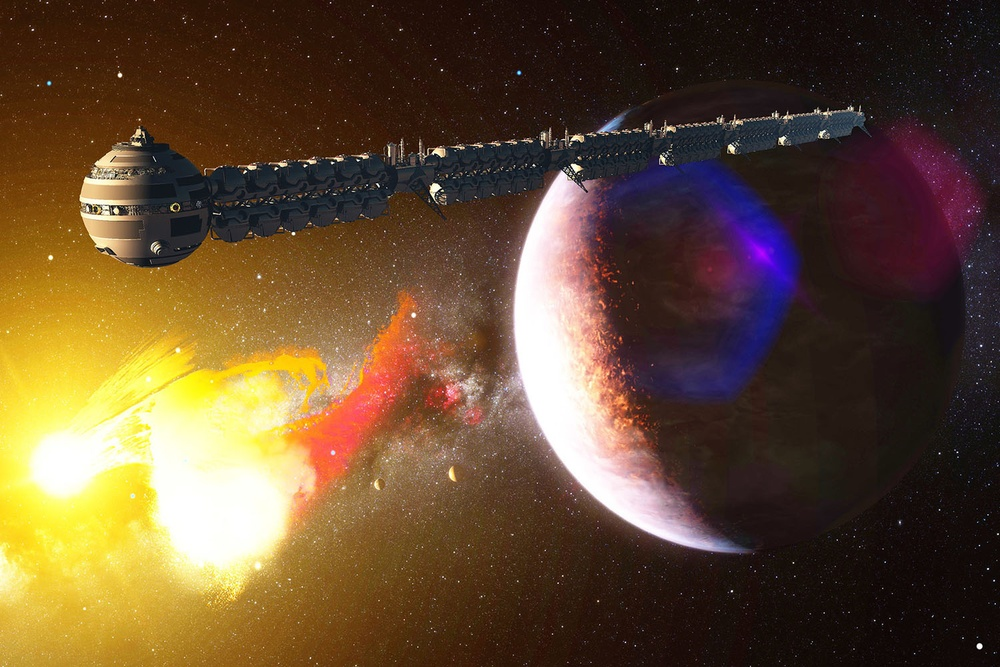
#> input picture relatorio8/img1.jpg, 1000 x 667 px, shrunk from 1500 x 1000 before the run
$ python ex1.py
#> lines starting #> are read from the running program, lines starting #| are printed output that depends on the picture
import matplotlib.pyplot as plt
import numpy as np
from PIL import Image

# Mais uma forma de aplicar threshold:
def threshold(img, thresh):
    out = img.copy()
    out[img >  thresh] = 255
    out[img <= thresh] = 0
    return out

img1 = np.array(Image.open("img1.jpg"))[:, :, :3]
#> img1 is the input picture: shape (667, 1000, 3); mean R, G, B 100.2, 76.5, 50.4
img2 = np.array(Image.open("img2.jpg"))[:, :, :3]
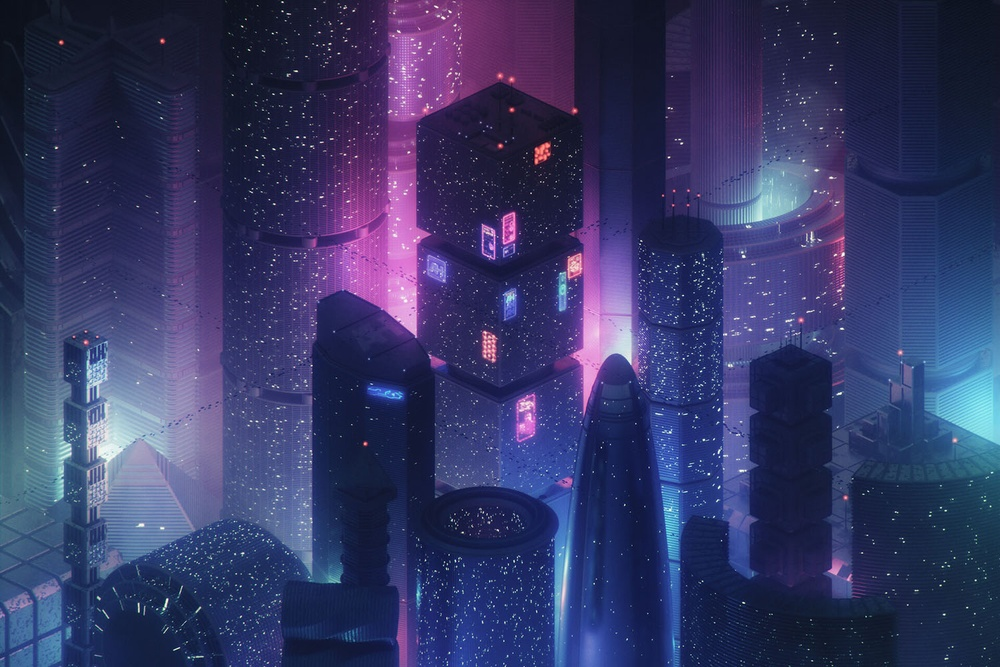
#> input picture relatorio8/img2.jpg, 1000 x 667 px, shrunk from 1500 x 1000 before the run
#> img2 is the input picture: shape (667, 1000, 3); mean R, G, B 53.4, 56.6, 101.8

bin1 = threshold(img1, 63)
bin2 = threshold(img2, 63)

bin1_not = np.bitwise_not(bin1)
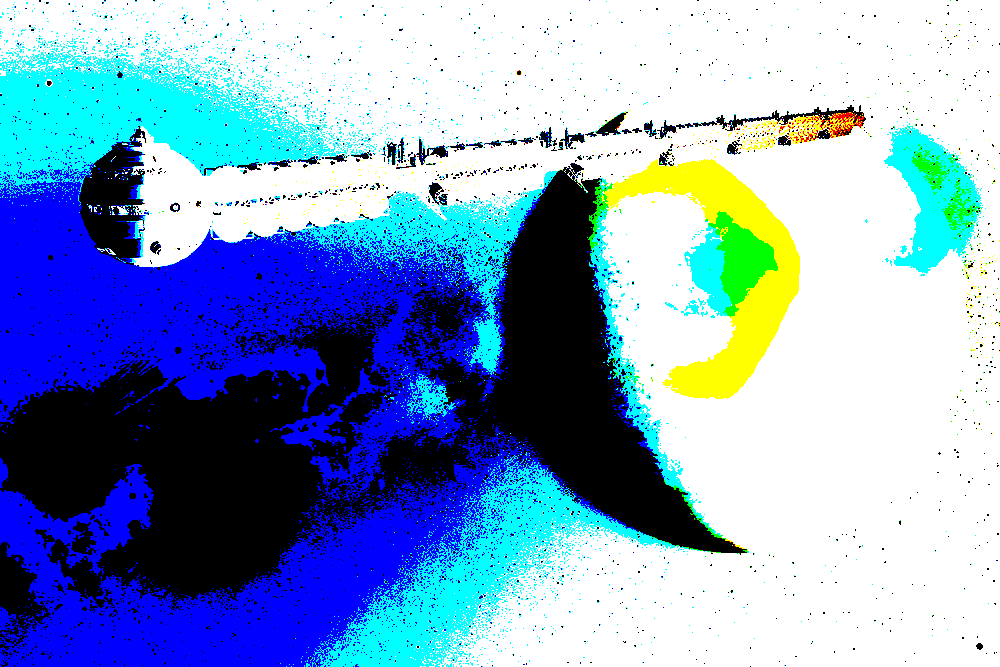
#> bin1_not: shape (667, 1000, 3); mean R, G, B 130.5, 160.4, 197.8
bin2_not = np.invert(bin2)
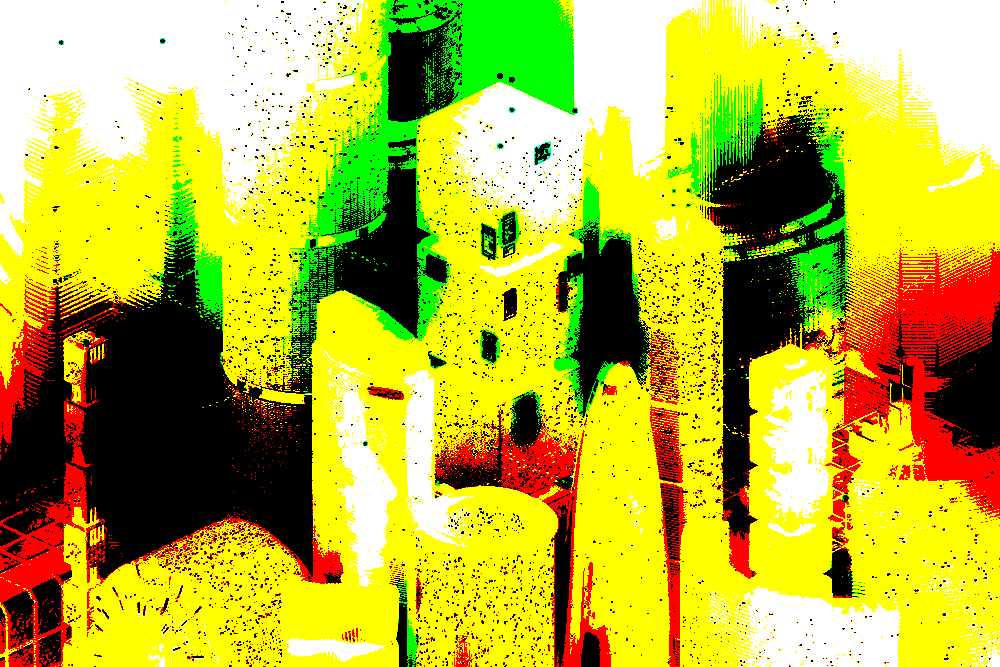
#> bin2_not: shape (667, 1000, 3); mean R, G, B 184.7, 180.5, 50.5

#------------------XOR-------------------------
bin_xor = np.bitwise_xor(bin1, bin2)
# Ou:
#bin_or = bin1 ^ bin2

bin_xor_2 = bin1_not ^ bin2_not
# Ou:
#bin_or_2 = np.bitwise_xor(bin1_not, bin2_not)

plt.figure(figsize=(16, 16))
plt.subplot(3, 2, 1)
plt.imshow(bin1, cmap='gray')
plt.subplot(3, 2, 2)
plt.imshow(bin1_not, cmap='gray')

plt.subplot(3, 2, 3)
plt.imshow(bin2, cmap='gray')
plt.subplot(3, 2, 4)
plt.imshow(bin2_not, cmap='gray')

plt.subplot(3, 2, 5)
plt.imshow(bin_xor, cmap='gray')
plt.subplot(3, 2, 6)
plt.imshow(bin_xor_2, cmap='gray')
plt.show()

#--------------------OR----------------------------------------------------
bin_or = np.bitwise_or(bin1, bin2)
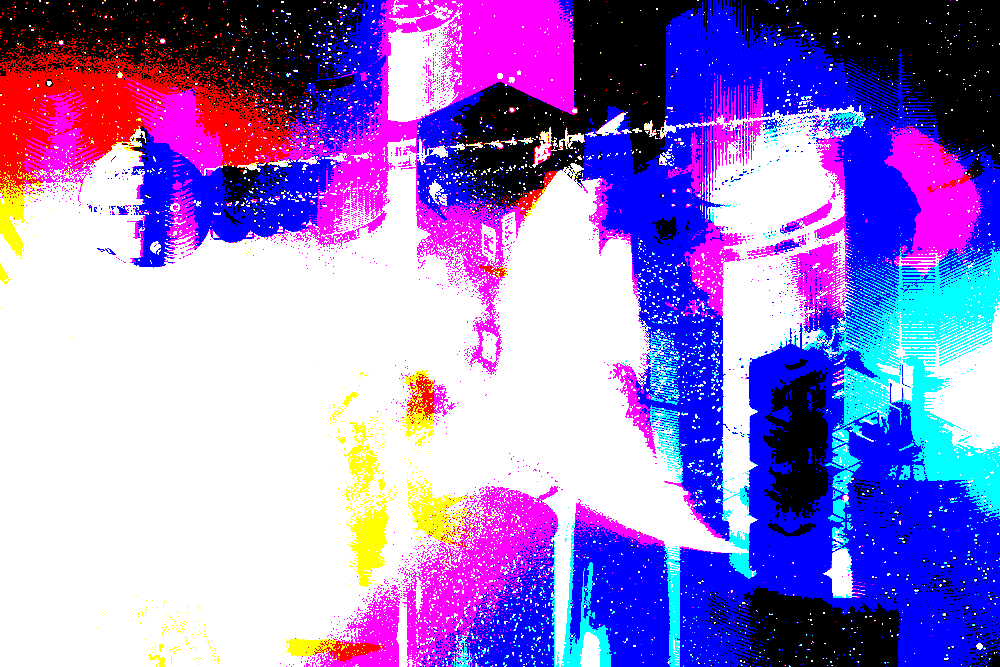
#> bin_or: shape (667, 1000, 3); mean R, G, B 154.5, 129.5, 208.1
# Ou:
#bin_or = bin1 | bin2

bin_or_2 = bin1_not | bin2_not
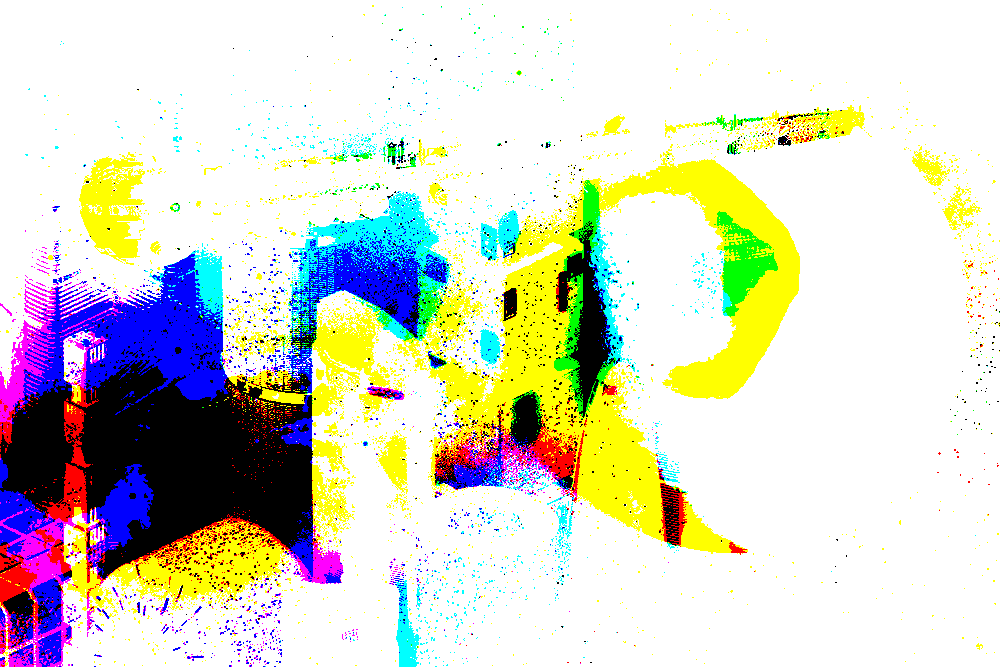
#> bin_or_2: shape (667, 1000, 3); mean R, G, B 214.8, 215.4, 201.5
# Ou:
#bin_or_2 = np.bitwise_or(bin1_not, bin2_not)

plt.figure(figsize=(16, 16))
plt.subplot(3, 2, 1)
plt.imshow(bin1, cmap='gray')
plt.subplot(3, 2, 2)
plt.imshow(bin1_not, cmap='gray')

plt.subplot(3, 2, 3)
plt.imshow(bin2, cmap='gray')
plt.subplot(3, 2, 4)
plt.imshow(bin2_not, cmap='gray')

plt.subplot(3, 2, 5)
plt.imshow(bin_or, cmap='gray')
plt.subplot(3, 2, 6)
plt.imshow(bin_or_2, cmap='gray')
plt.show()

#----------------------AND----------------------
bin_and = np.bitwise_and(bin1, bin2)
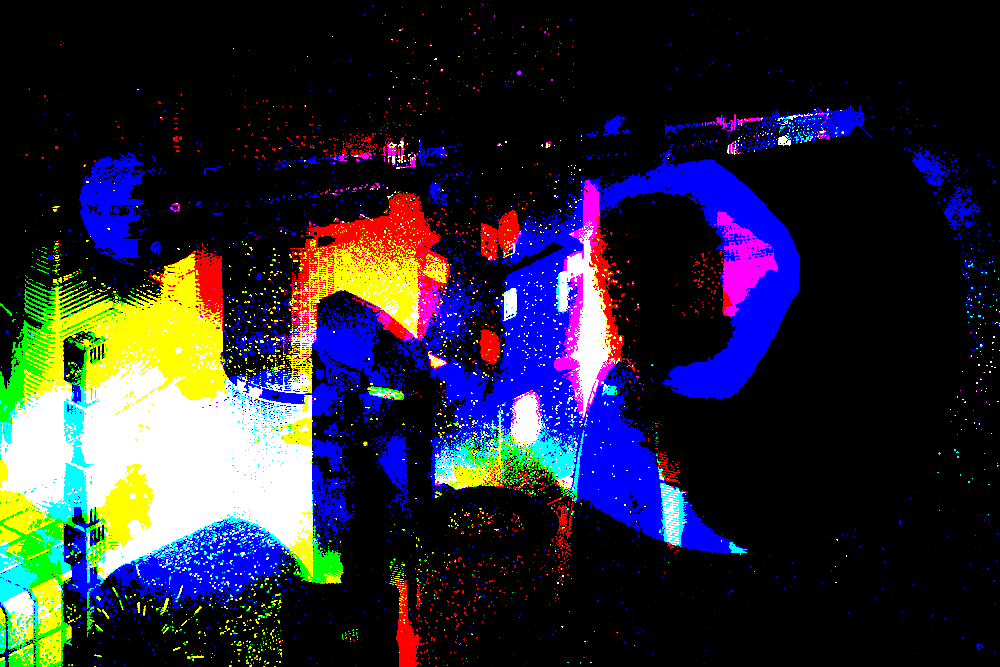
#> bin_and: shape (667, 1000, 3); mean R, G, B 40.2, 39.6, 53.5
# Ou:
#bin_and = bin1 & bin2

bin_and_2 = bin1_not & bin2_not
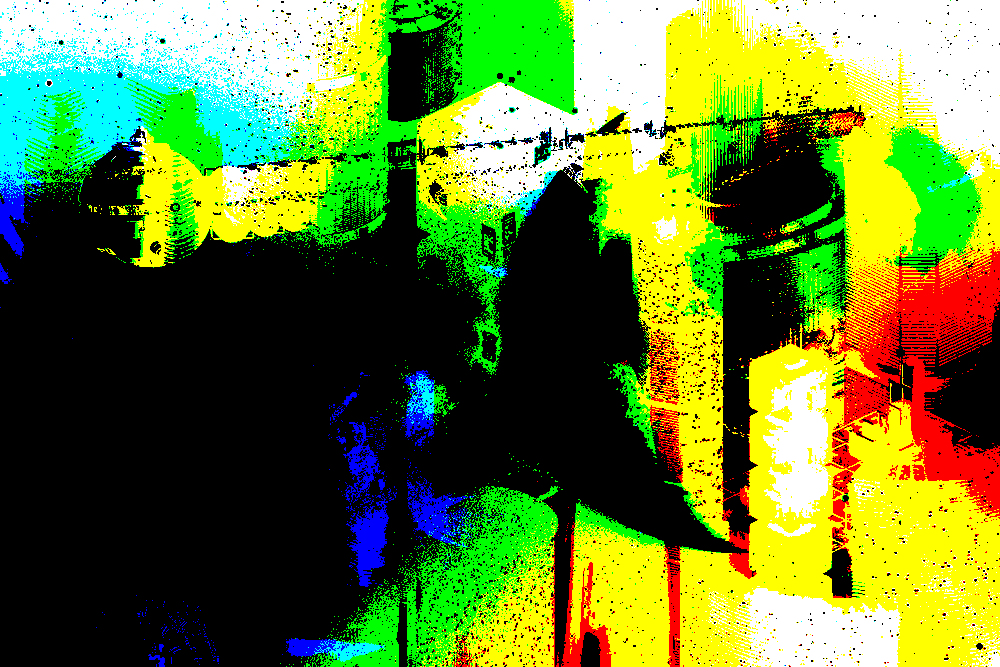
#> bin_and_2: shape (667, 1000, 3); mean R, G, B 100.5, 125.5, 46.9
# Ou:
#bin_and_2 = np.bitwise_and(bin1_not, bin2_not)

plt.figure(figsize=(16, 16))
plt.subplot(3, 2, 1)
plt.imshow(bin1, cmap='gray')
plt.subplot(3, 2, 2)
plt.imshow(bin1_not, cmap='gray')

plt.subplot(3, 2, 3)
plt.imshow(bin2, cmap='gray')
plt.subplot(3, 2, 4)
plt.imshow(bin2_not, cmap='gray')

plt.subplot(3, 2, 5)
plt.imshow(bin_and, cmap='gray')
plt.subplot(3, 2, 6)
plt.imshow(bin_and_2, cmap='gray')
plt.show()
